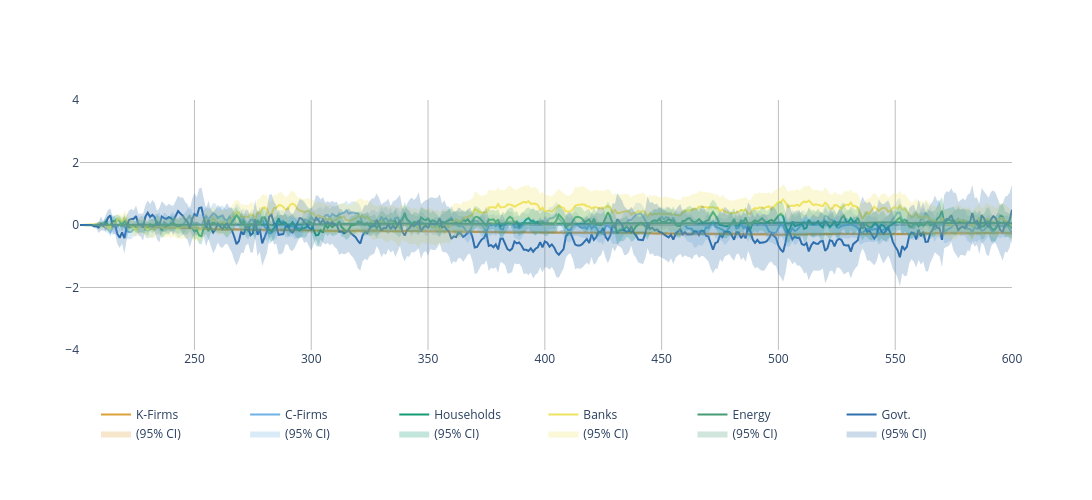

Write notebook code for a chart like this one.
### Code cell
fig.show()

### Figure 1 — Plotly figure (JSON) as saved in the notebook; plotly's stock layout.template omitted (floating-point values rounded to 4 significant figures; data arrays with more than 128 entries replaced by an {"elided": "..."} marker saying what was removed)
{"data": [{"legendgroup": "line_K-Firms", "line": {"color": "rgb(219, 161, 55)"}, "mode": "lines", "name": "K-Firms", "showlegend": true, "type": "scatter", "x": {"elided": "400 int values"}, "y": {"elided": "400 float values"}}, {"legendgroup": "line_C-Firms", "line": {"color": "rgb(110, 177, 228)"}, "mode": "lines", "name": "C-Firms", "showlegend": true, "type": "scatter", "x": {"elided": "400 int values"}, "y": {"elided": "400 float values"}}, {"legendgroup": "line_Households", "line": {"color": "rgb(19, 155, 116)"}, "mode": "lines", "name": "Households", "showlegend": true, "type": "scatter", "x": {"elided": "400 int values"}, "y": {"elided": "400 float values"}}, {"legendgroup": "line_Banks", "line": {"color": "rgb(238, 227, 97)"}, "mode": "lines", "name": "Banks", "showlegend": true, "type": "scatter", "x": {"elided": "400 int values"}, "y": {"elided": "400 float values"}}, {"legendgroup": "line_Energy", "line": {"color": "rgb(69, 155, 116)"}, "mode": "lines", "name": "Energy", "showlegend": true, "type": "scatter", "x": {"elided": "400 int values"}, "y": {"elided": "400 float values"}}, {"legendgroup": "line_Govt.", "line": {"color": "rgb(48, 111, 173)"}, "mode": "lines", "name": "Govt.", "showlegend": true, "type": "scatter", "x": {"elided": "400 int values"}, "y": {"elided": "400 float values"}}, {"hoverinfo": "skip", "legendgroup": "ci_K-Firms", "line": {"width": 0}, "mode": "lines", "showlegend": false, "type": "scatter", "x": {"elided": "400 int values"}, "y": {"elided": "400 float values"}}, {"fill": "tonexty", "fillcolor": "rgba(219, 161, 55, 0.25)", "hoverinfo": "skip", "legendgroup": "ci_K-Firms", "line": {"width": 0}, "mode": "lines", "name": "(95% CI)", "showlegend": true, "type": "scatter", "x": {"elided": "400 int values"}, "y": {"elided": "400 float values"}}, {"hoverinfo": "skip", "legendgroup": "ci_C-Firms", "line": {"width": 0}, "mode": "lines", "showlegend": false, "type": "scatter", "x": {"elided": "400 int values"}, "y": {"elided": "400 float values"}}, {"fill": "tonexty", "fillcolor": "rgba(110, 177, 228, 0.25)", "hoverinfo": "skip", "legendgroup": "ci_C-Firms", "line": {"width": 0}, "mode": "lines", "name": "(95% CI)", "showlegend": true, "type": "scatter", "x": {"elided": "400 int values"}, "y": {"elided": "400 float values"}}, {"hoverinfo": "skip", "legendgroup": "ci_Households", "line": {"width": 0}, "mode": "lines", "showlegend": false, "type": "scatter", "x": {"elided": "400 int values"}, "y": {"elided": "400 float values"}}, {"fill": "tonexty", "fillcolor": "rgba(19, 155, 116, 0.25)", "hoverinfo": "skip", "legendgroup": "ci_Households", "line": {"width": 0}, "mode": "lines", "name": "(95% CI)", "showlegend": true, "type": "scatter", "x": {"elided": "400 int values"}, "y": {"elided": "400 float values"}}, {"hoverinfo": "skip", "legendgroup": "ci_Banks", "line": {"width": 0}, "mode": "lines", "showlegend": false, "type": "scatter", "x": {"elided": "400 int values"}, "y": {"elided": "400 float values"}}, {"fill": "tonexty", "fillcolor": "rgba(238, 227, 97, 0.25)", "hoverinfo": "skip", "legendgroup": "ci_Banks", "line": {"width": 0}, "mode": "lines", "name": "(95% CI)", "showlegend": true, "type": "scatter", "x": {"elided": "400 int values"}, "y": {"elided": "400 float values"}}, {"hoverinfo": "skip", "legendgroup": "ci_Energy", "line": {"width": 0}, "mode": "lines", "showlegend": false, "type": "scatter", "x": {"elided": "400 int values"}, "y": {"elided": "400 float values"}}, {"fill": "tonexty", "fillcolor": "rgba(69, 155, 116, 0.25)", "hoverinfo": "skip", "legendgroup": "ci_Energy", "line": {"width": 0}, "mode": "lines", "name": "(95% CI)", "showlegend": true, "type": "scatter", "x": {"elided": "400 int values"}, "y": {"elided": "400 float values"}}, {"hoverinfo": "skip", "legendgroup": "ci_Govt.", "line": {"width": 0}, "mode": "lines", "showlegend": false, "type": "scatter", "x": {"elided": "400 int values"}, "y": {"elided": "400 float values"}}, {"fill": "tonexty", "fillcolor": "rgba(48, 111, 173, 0.25)", "hoverinfo": "skip", "legendgroup": "ci_Govt.", "line": {"width": 0}, "mode": "lines", "name": "(95% CI)", "showlegend": true, "type": "scatter", "x": {"elided": "400 int values"}, "y": {"elided": "400 float values"}}], "layout": {"height": 500, "legend": {"entrywidth": 0.16, "entrywidthmode": "fraction", "groupclick": "togglegroup", "orientation": "h", "tracegroupgap": 0, "traceorder": "normal", "x": 0.5, "xanchor": "center", "y": -0.2, "yanchor": "top"}, "margin": {"b": 150}, "paper_bgcolor": "white", "plot_bgcolor": "white", "width": 1200, "xaxis": {"gridcolor": "rgba(128, 128, 128, 0.5)", "showgrid": true, "zeroline": true, "zerolinecolor": "rgba(128, 128, 128, 0.5)"}, "yaxis": {"gridcolor": "rgba(128, 128, 128, 0.5)", "range": [-4, 4], "showgrid": true, "zeroline": true, "zerolinecolor": "rgba(128, 128, 128, 0.5)"}}}
